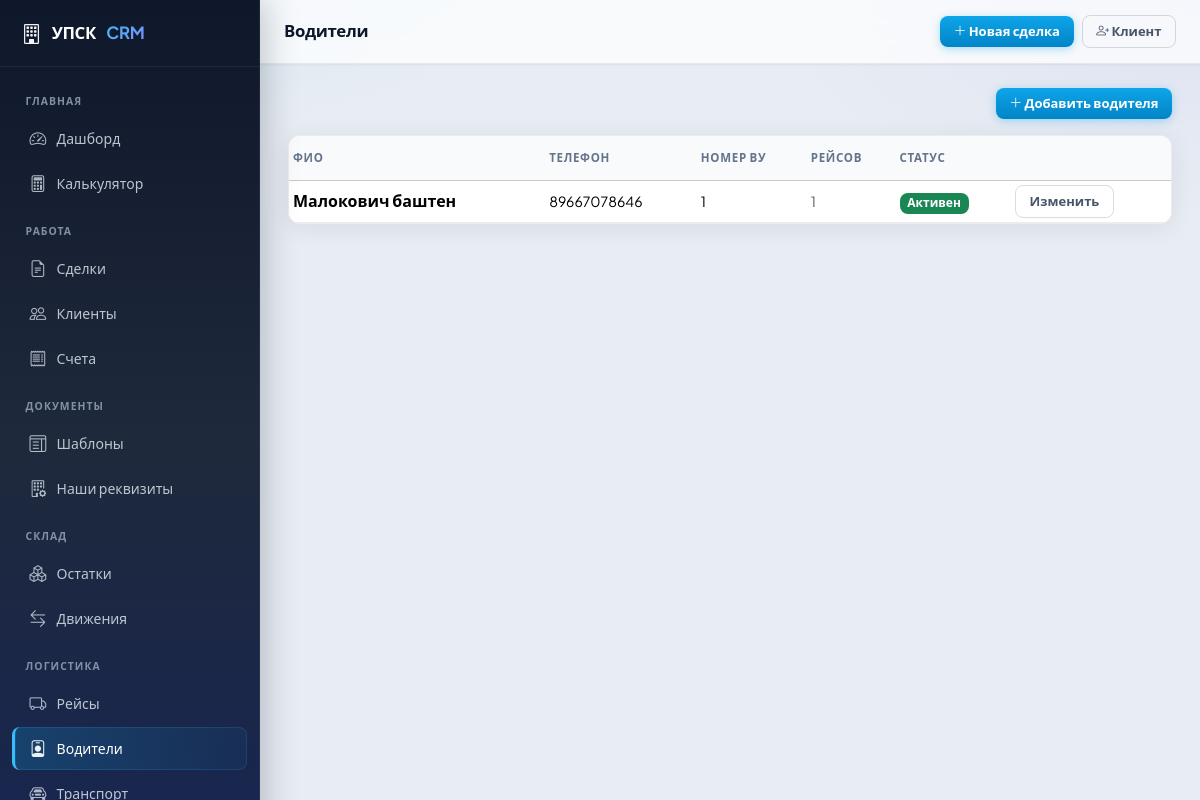
The page /delivery/drivers/ on the database its author committed.
### delivery/models.py (models this page shows, shortened)
class Driver(models.Model):
    full_name = models.CharField('ФИО', max_length=200)
    phone = models.CharField('Телефон', max_length=50, blank=True)
    license_number = models.CharField('Номер ВУ', max_length=50, blank=True)
    is_active = models.BooleanField('Активен', default=True)
    notes = models.TextField('Примечания', blank=True)
    class Meta:
        verbose_name = 'Водитель'
        verbose_name_plural = 'Водители'
        ordering = ['full_name']

### delivery/views.py (the view)
# urls.py: path('drivers/', views.driver_list, name='driver_list'),
def driver_list(request):
    drivers = Driver.objects.all()
    return render(request, 'delivery/driver_list.html', {
        'page_title': 'Водители',
        'drivers': drivers,
    })

### templates/delivery/driver_list.html (shortened to what this page needs)
{% extends "base.html" %}
{% block nav_drivers %}active{% endblock %}
{% block content %}
<div class="d-flex justify-content-between align-items-center mb-3">
  <a href="{% url 'driver_create' %}" class="btn btn-sm btn-primary">
    <i class="bi bi-plus-lg"></i> Добавить водителя
  </a>
</div>
<div class="card">
  <div class="table-responsive">
    <table class="table table-hover table-sm mb-0 align-middle">
      <thead class="table-light">
        <tr>
          <th>ФИО</th>
          <th>Телефон</th>
          <th>Номер ВУ</th>
          <th>Рейсов</th>
          <th>Статус</th>
          <th></th>
        </tr>
      </thead>
      <tbody>
        {% for driver in drivers %}
        <tr>
          <td class="fw-semibold">{{ driver.full_name }}</td>
          <td class="small">{{ driver.phone|default:"—" }}</td>
          <td class="small">{{ driver.license_number|default:"—" }}</td>
          <td class="small text-muted">{{ driver.deliveries.count }}</td>
          <td>
            {% if driver.is_active %}
            <span class="badge bg-success">Активен</span>
            {% else %}
            <span class="badge bg-secondary">Неактивен</span>
            {% endif %}
          </td>
          <td>
            <a href="{% url 'driver_edit' driver.pk %}" class="btn btn-sm btn-outline-secondary">Изменить</a>
          </td>
        </tr>
        {% empty %}
        <tr><td colspan="6" class="text-center text-muted py-4">Водителей нет</td></tr>
        {% endfor %}
      </tbody>
    </table>
  </div>
</div>
{% endblock %}

### static/css/app.css (style rules this page uses)
:root { --sidebar-width: 260px; --topbar-height: 64px; --radius-sm: 8px; --radius-md: 12px; --radius-lg: 16px; --shadow-sm: 0 1px 2px rgba(15, 23, 42, 0.06); --shadow-md: 0 4px 24px rgba(15, 23, 42, 0.08); --shadow-lg: 0 12px 40px rgba(15, 23, 42, 0.12); --surface: #ffffff; --surface-2: #f8fafc; --border: rgba(15, 23, 42, 0.08); --accent: #0ea5e9; --accent-hover: #0284c7; --sidebar-bg: linear-gradient(180deg, #0f172a 0%, #1e293b 48%, #172554 100%); --sidebar-border: rgba(255, 255, 255, 0.06); --text-muted-custom: #64748b; --body-bg: #e8edf3; --bs-body-font-family: "Plus Jakarta Sans", system-ui, -apple-system, "Segoe UI", Roboto, sans-serif; --bs-primary: #0ea5e9; --bs-primary-rgb: 14, 165, 233; --bs-link-color: #0284c7; --bs-border-radius: var(--radius-sm); --bs-card-border-radius: var(--radius-md); }
*, *::before, *::after { box-sizing: border-box; }
body { font-family: var(--bs-body-font-family); background: var(--body-bg); background-image: radial-gradient(ellipse 120% 80% at 0% -20%, rgba(14, 165, 233, 0.12), transparent 50%), radial-gradient(ellipse 80% 60% at 100% 0%, rgba(99, 102, 241, 0.08), transparent 45%); background-attachment: fixed; color: #0f172a; -webkit-font-smoothing: antialiased; }
.card { border: 1px solid var(--border); border-radius: var(--radius-md); box-shadow: var(--shadow-md); background: var(--surface); overflow: hidden; }
.table { --bs-table-hover-bg: rgba(14, 165, 233, 0.04); }
.table thead th { font-size: 0.72rem; font-weight: 700; text-transform: uppercase; letter-spacing: 0.06em; color: var(--text-muted-custom) !important; border-bottom-width: 1px; padding-top: 0.85rem; padding-bottom: 0.85rem; background: var(--surface-2); }
.table tbody td { vertical-align: middle; border-color: var(--border); }
.btn { font-weight: 600; border-radius: var(--radius-sm); padding: 0.45rem 1rem; }
.btn-primary { background: linear-gradient(180deg, #0ea5e9 0%, #0284c7 100%); border: none; box-shadow: 0 2px 8px rgba(14, 165, 233, 0.35); }
.btn-sm { padding: 0.35rem 0.85rem; font-size: 0.8125rem; }
.btn-outline-secondary { border-color: rgba(15, 23, 42, 0.15); color: #475569; }

### rows shown on the page
Driver: full_name "Малокович баштен", phone "89667078646", license_number "1", deliveries.count "1", is_active "Активен"

### other values the page prints
{{ page_title|default:"" }} "Водители"
